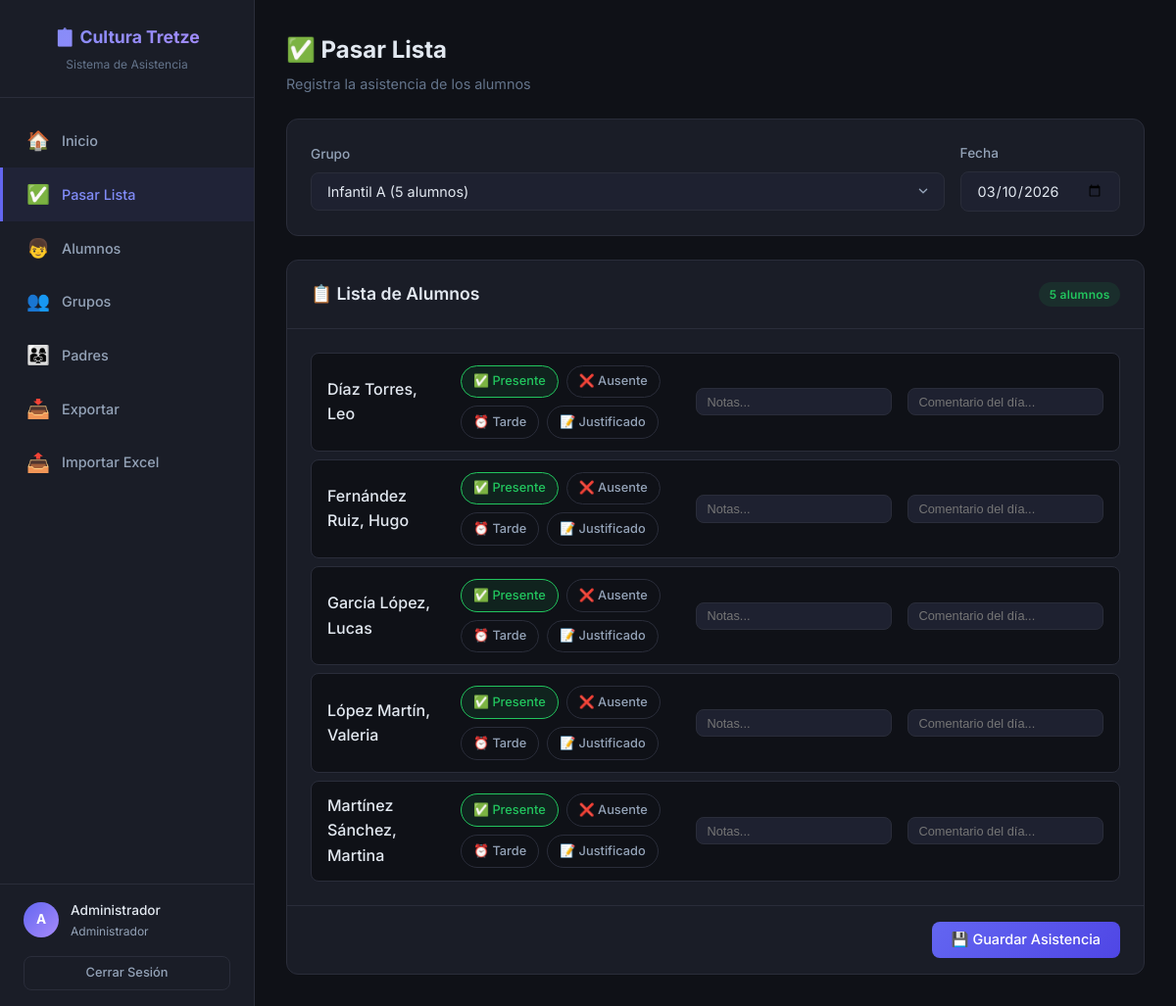
The app's page /admin/attendance.php?group_id=1 (signed in) with its own data.
### tables this page shows
CREATE TABLE IF NOT EXISTS `students` (
    `id` INT AUTO_INCREMENT PRIMARY KEY,
    `name` VARCHAR(100) NOT NULL,
    `surname` VARCHAR(100) NOT NULL,
    `birthdate` DATE DEFAULT NULL,
    `parent_id` INT DEFAULT NULL,
    `group_id` INT DEFAULT NULL,
    `photo` VARCHAR(255) DEFAULT NULL,
    `notes` TEXT DEFAULT NULL,
    `created_at` DATETIME DEFAULT CURRENT_TIMESTAMP,
    FOREIGN KEY (`parent_id`) REFERENCES `users`(`id`) ON DELETE SET NULL,
    FOREIGN KEY (`group_id`) REFERENCES `groups`(`id`) ON DELETE SET NULL
);

### config/database.php (called while the page is built, shortened)
<?php
function getDB() {
    static $pdo = null;
    if ($pdo === null) {
        try {
            $dsn = "mysql:host=" . DB_HOST . ";dbname=" . DB_NAME . ";charset=" . DB_CHARSET;
            $pdo = new PDO($dsn, DB_USER, DB_PASS, [
                PDO::ATTR_ERRMODE            => PDO::ERRMODE_EXCEPTION,
                PDO::ATTR_DEFAULT_FETCH_MODE => PDO::FETCH_ASSOC,
                PDO::ATTR_EMULATE_PREPARES   => false,
            ]);
        } catch (PDOException $e) {
            die("Error de conexión: " . $e->getMessage());
        }
    }
    return $pdo;
}

### classes/GroupManager.php (called while the page is built, shortened)
<?php
class GroupManager {
    private $db;
    public function __construct() {
        $this->db = getDB();
    }
    public function getAll() {
        $stmt = $this->db->query("
            SELECT g.*, COUNT(s.id) AS student_count
            FROM `groups` g
            LEFT JOIN students s ON s.group_id = g.id
            GROUP BY g.id
            ORDER BY g.name
        ");
        return $stmt->fetchAll();
    }
}

### classes/AttendanceManager.php (called while the page is built, shortened)
<?php
class AttendanceManager {
    private $db;
    public function __construct() {
        $this->db = getDB();
    }
    public function getByGroupAndDate($groupId, $date) {
        $sql = "SELECT s.id AS student_id, s.name, s.surname,
                       a.status, a.notes AS attendance_notes, a.id AS attendance_id
                FROM students s
                LEFT JOIN attendance a ON a.student_id = s.id AND a.date = :date
                WHERE s.group_id = :group_id
                ORDER BY s.surname, s.name";
        $stmt = $this->db->prepare($sql);
        $stmt->execute([':group_id' => $groupId, ':date' => $date]);
        return $stmt->fetchAll();
    }
}

### admin/attendance.php (the view, shortened to what this page needs)
<?php
require_once __DIR__ . '/../classes/Auth.php';
require_once __DIR__ . '/../classes/AttendanceManager.php';
require_once __DIR__ . '/../classes/GroupManager.php';
$attendance = new AttendanceManager();
$groupManager = new GroupManager();
$groups = $groupManager->getAll();
$selectedGroupId = $_GET['group_id'] ?? ($_POST['group_id'] ?? '');
$selectedDate = $_GET['date'] ?? ($_POST['date'] ?? date('Y-m-d'));
$existingAttendance = [];
if ($selectedGroupId) {
    $existingAttendance = $attendance->getByGroupAndDate($selectedGroupId, $selectedDate);
}
?>
<!DOCTYPE html>
<html lang="es">
<head>
    <link rel="stylesheet" href="<?= BASE_URL ?>/css/style.css">
</head>
<body>
    <div class="app-layout">
        <?php include __DIR__ . '/../includes/sidebar_admin.php'; ?>
        <main class="main-content">
            <div class="page-title fade-in">
                <h1>✅ Pasar Lista</h1>
                <p>Registra la asistencia de los alumnos</p>
            </div>
            <div class="card fade-in mb-3">
                <div class="card-body">
                    <form method="GET" action="" class="d-flex flex-wrap gap-2 align-center">
                        <div class="form-group" style="margin-bottom: 0; flex: 1; min-width: 180px;">
                            <label class="form-label">Grupo</label>
                            <select name="group_id" class="form-select" onchange="this.form.submit()">
                                <?php foreach ($groups as $g): ?>
                                    <option value="<?= $g['id'] ?>" <?= $selectedGroupId == $g['id'] ? 'selected' : '' ?>>
                                        <?= htmlspecialchars($g['name']) ?> (<?= $g['student_count'] ?> alumnos)
                                    </option>
                                <?php endforeach; ?>
                            </select>
                        </div>
                        <div class="form-group" style="margin-bottom: 0; min-width: 160px;">
                            <label class="form-label">Fecha</label>
                            <input type="date" name="date" class="form-input"
                                   value="<?= htmlspecialchars($selectedDate) ?>"
                                   onchange="this.form.submit()">
                        </div>
                    </form>
                </div>
            </div>
            <?php if ($selectedGroupId && !empty($existingAttendance)): ?>
                <form method="POST" action="">
                    <div class="card fade-in">
                        <div class="card-header">
                            <h3>📋 Lista de Alumnos</h3>
                            <span class="badge badge-present"><?= count($existingAttendance) ?> alumnos</span>
                        </div>
                        <div class="card-body">
                            <div class="attendance-grid">
                                <?php foreach ($existingAttendance as $student): ?>
                                    <div class="attendance-row">
                                        <div class="student-name">
                                            <?= htmlspecialchars($student['surname'] . ', ' . $student['name']) ?>
                                        </div>
                                        <div class="attendance-options">
                                            <?php
                                            $sid = $student['student_id'];
                                            $opts = [
                                                'present' => ['label' => '✅ Presente', 'class' => 'opt-present'],
                                                'absent'  => ['label' => '❌ Ausente', 'class' => 'opt-absent'],
                                                'late'    => ['label' => '⏰ Tarde', 'class' => 'opt-late'],
                                                'justified' => ['label' => '📝 Justificado', 'class' => 'opt-justified'],
                                            ];
                                            foreach ($opts as $val => $opt): ?>
                                                <div class="attendance-option">
                                                    <label for="status_<?= $sid ?>_<?= $val ?>" class="<?= $opt['class'] ?>">
                                                        <?= $opt['label'] ?>
                                                    </label>
                                                </div>
                                            <?php endforeach; ?>
                                        </div>
                                        <input type="text"
                                               name="notes[<?= $sid ?>]"
                                               class="attendance-notes-input"
                                               placeholder="Notas..."
                                               value="<?= htmlspecialchars($student['attendance_notes'] ?? '') ?>">
                                        <input type="text"
                                               name="daily_note[<?= $sid ?>]"
                                               class="attendance-notes-input"
                                               placeholder="Comentario del día...">
                                    </div>
                                <?php endforeach; ?>
                            </div>
                        </div>
                        <div class="card-footer">
                            <button type="submit" name="save_attendance" class="btn btn-primary">
                                💾 Guardar Asistencia
                            </button>
                        </div>
                    </div>
                </form>
            <?php endif; ?>
        </main>
    </div>
</body>
</html>

### records on screen
students: surname+name "Díaz Torres, Leo", label "✅ Presente", label "❌ Ausente", label "⏰ Tarde", label "📝 Justificado"
students: surname+name "Fernández Ruiz, Hugo", label "✅ Presente", label "❌ Ausente", label "⏰ Tarde", label "📝 Justificado"
students: surname+name "García López, Lucas", label "✅ Presente", label "❌ Ausente", label "⏰ Tarde", label "📝 Justificado"
students: surname+name "López Martín, Valeria", label "✅ Presente", label "❌ Ausente", label "⏰ Tarde", label "📝 Justificado"
students: surname+name "Martínez Sánchez, Martina", label "✅ Presente", label "❌ Ausente", label "⏰ Tarde", label "📝 Justificado"

### other values on screen
substr(Auth::getUserName() ?? 'A', 0, 1) "A"
Auth::getUserName() "Administrador"
count($existingAttendance) "5"
form field group_id "Infantil A (5 alumnos)"
